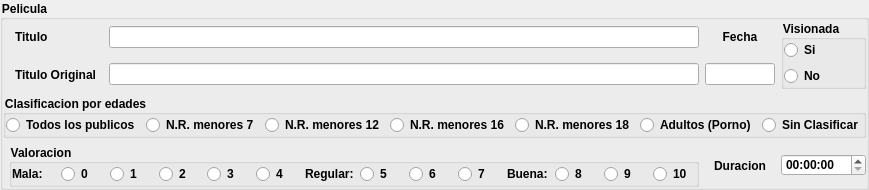
        <widget class="QGroupBox" name="groupBox">
         <property name="styleSheet">
          <string notr="true">font: 7pt &quot;Sans Serif&quot;;
font: bold</string>
         </property>
         <property name="title">
          <string>Pelicula</string>
         </property>
         <layout class="QGridLayout" name="gridLayout">
          <property name="leftMargin">
           <number>0</number>
          </property>
          <property name="topMargin">
           <number>0</number>
          </property>
          <property name="rightMargin">
           <number>0</number>
          </property>
          <property name="bottomMargin">
           <number>0</number>
          </property>
          <item row="5" column="2">
           <widget class="QLabel" name="label">
            <property name="text">
             <string>Titulo</string>
            </property>
           </widget>
          </item>
          <item row="5" column="4">
           <widget class="QLineEdit" name="lineEdit"/>
          </item>
          <item row="6" column="4">
           <widget class="QLineEdit" name="lineEdit_2"/>
          </item>
          <item row="6" column="2">
           <widget class="QLabel" name="label_2">
            <property name="text">
             <string>Titulo Original</string>
            </property>
           </widget>
          </item>
          <item row="5" column="5">
           <widget class="QLabel" name="label_16">
            <property name="text">
             <string>Fecha</string>
            </property>
            <property name="alignment">
             <set>Qt::AlignCenter</set>
            </property>
           </widget>
          </item>
          <item row="6" column="5">
           <widget class="QLineEdit" name="lineEdit_10">
            <property name="maximumSize">
             <size>
              <width>70</width>
              <height>16777215</height>
             </size>
            </property>
           </widget>
          </item>
          <item row="5" column="1" rowspan="2">
           <widget class="QLabel" name="label_17">
            <property name="text">
             <string>&lt;!DOCTYPE HTML PUBLIC &quot;-//W3C//DTD HTML 4.0//EN&quot; &quot;http://www.w3.org/TR/REC-html40/strict.dtd&quot;&gt;
&lt;html&gt;&lt;head&gt;&lt;meta name=&quot;qrichtext&quot; content=&quot;1&quot; /&gt;&lt;style type=&quot;text/css&quot;&gt;
p, li { white-space: pre-wrap; }
&lt;/style&gt;&lt;/head&gt;&lt;body style=&quot; font-family:'Sans Serif'; font-size:7pt; font-weight:600; font-style:normal;&quot;&gt;
&lt;p style=&quot; margin-top:0px; margin-bottom:0px; margin-left:0px; margin-right:0px; -qt-block-indent:0; text-indent:0px;&quot;&gt;&lt;img src=&quot;:/Imagenes/pelis.png&quot; width=&quot;90&quot; height=&quot;65&quot; /&gt;&lt;/p&gt;&lt;/body&gt;&lt;/html&gt;</string>
            </property>
           </widget>
          </item>
          <item row="5" column="6" rowspan="2">
           <widget class="QGroupBox" name="groupBox_9">
            <property name="styleSheet">
             <string notr="true">font: 7pt &quot;Sans Serif&quot;;
font: bold</string>
            </property>
            <property name="title">
             <string>Visionada</string>
            </property>
            <layout class="QGridLayout" name="gridLayout_8">
             <property name="leftMargin">
              <number>0</number>
             </property>
             <property name="topMargin">
              <number>0</number>
             </property>
             <property name="rightMargin">
              <number>0</number>
             </property>
             <property name="bottomMargin">
              <number>0</number>
             </property>
             <item row="0" column="0">
              <widget class="QRadioButton" name="radioButton_17">
               <property name="text">
                <string>Si</string>
               </property>
              </widget>
             </item>
             <item row="1" column="0">
              <widget class="QRadioButton" name="radioButton_18">
               <property name="text">
                <string>No</string>
               </property>
              </widget>
             </item>
            </layout>
           </widget>
          </item>
          <item row="8" column="0" colspan="7">
           <widget class="QGroupBox" name="groupBox_2">
            <property name="styleSheet">
             <string notr="true">font: 7pt &quot;Sans Serif&quot;;
font: bold</string>
            </property>
            <property name="title">
             <string>Clasificacion por edades</string>
            </property>
            <layout class="QGridLayout" name="gridLayout_2">
             <property name="leftMargin">
              <number>0</number>
             </property>
             <property name="topMargin">
              <number>0</number>
             </property>
             <property name="rightMargin">
              <number>0</number>
             </property>
             <property name="bottomMargin">
              <number>0</number>
             </property>
             <item row="0" column="1">
              <widget class="QRadioButton" name="radioButton_2">
               <property name="text">
                <string>N.R. menores 7</string>
               </property>
              </widget>
             </item>
             <item row="0" column="0">
              <widget class="QRadioButton" name="radioButton">
               <property name="text">
                <string>Todos los publicos</string>
               </property>
              </widget>
             </item>
             <item row="0" column="2">
              <widget class="QRadioButton" name="radioButton_3">
               <property name="text">
                <string>N.R. menores 12</string>
               </property>
              </widget>
             </item>
             <item row="0" column="4">
              <widget class="QRadioButton" name="radioButton_5">
               <property name="text">
                <string>N.R. menores 18</string>
               </property>
              </widget>
             </item>
             <item row="0" column="7">
              <widget class="QRadioButton" name="radioButton_25">
               <property name="text">
                <string>Sin Clasificar</string>
               </property>
              </widget>
             </item>
             <item row="0" column="3">
              <widget class="QRadioButton" name="radioButton_4">
               <property name="text">
                <string>N.R. menores 16</string>
               </property>
              </widget>
             </item>
             <item row="0" column="5">
              <widget class="QRadioButton" name="radioButton_21">
               <property name="text">
                <string>Adultos (Porno)</string>
               </property>
              </widget>
             </item>
            </layout>
           </widget>
          </item>
          <item row="9" column="5">
           <widget class="QLabel" name="label_12">
            <property name="text">
             <string>Duracion</string>
            </property>
            <property name="alignment">
             <set>Qt::AlignCenter</set>
            </property>
           </widget>
          </item>
          <item row="9" column="6">
           <widget class="QTimeEdit" name="timeEdit">
            <property name="displayFormat">
             <string>HH:mm:ss</string>
            </property>
           </widget>
          </item>
          <item row="9" column="1" colspan="4">
           <widget class="QGroupBox" name="groupBox_7">
            <property name="styleSheet">
             <string notr="true">font: 7pt &quot;Sans Serif&quot;;
font: bold</string>
            </property>
            <property name="title">
             <string>Valoracion</string>
            </property>
            <layout class="QGridLayout" name="gridLayout_5">
             <property name="leftMargin">
              <number>0</number>
             </property>
             <property name="topMargin">
              <number>0</number>
             </property>
             <property name="rightMargin">
              <number>0</number>
             </property>
             <property name="bottomMargin">
              <number>0</number>
             </property>
             <item row="0" column="6">
              <widget class="QLabel" name="label_8">
               <property name="text">
                <string>Regular:</string>
               </property>
              </widget>
             </item>
             <item row="0" column="12">
              <widget class="QRadioButton" name="radioButton_14">
               <property name="text">
                <string>9</string>
               </property>
              </widget>
             </item>
             <item row="0" column="13">
              <widget class="QRadioButton" name="radioButton_16">
               <property name="text">
                <string>10</string>
               </property>
              </widget>
             </item>
             <item row="0" column="0">
              <widget class="QLabel" name="label_7">
               <property name="text">
                <string>Mala:</string>
               </property>
              </widget>
             </item>
             <item row="0" column="1">
              <widget class="QRadioButton" name="radioButton_6">
               <property name="text">
                <string>0</string>
               </property>
              </widget>
             </item>
             <item row="0" column="2">
              <widget class="QRadioButton" name="radioButton_7">
               <property name="text">
                <string>1</string>
               </property>
              </widget>
             </item>
             <item row="0" column="3">
              <widget class="QRadioButton" name="radioButton_8">
               <property name="text">
                <string>2</string>
               </property>
              </widget>
             </item>
             <item row="0" column="4">
              <widget class="QRadioButton" name="radioButton_9">
               <property name="text">
                <string>3</string>
               </property>
              </widget>
             </item>
             <item row="0" column="5">
              <widget class="QRadioButton" name="radioButton_10">
               <property name="text">
                <string>4</string>
               </property>
              </widget>
             </item>
             <item row="0" column="7">
              <widget class="QRadioButton" name="radioButton_11">
               <property name="text">
                <string>5</string>
               </property>
              </widget>
             </item>
             <item row="0" column="8">
              <widget class="QRadioButton" name="radioButton_12">
               <property name="text">
                <string>6</string>
               </property>
              </widget>
             </item>
             <item row="0" column="9">
              <widget class="QRadioButton" name="radioButton_13">
               <property name="text">
                <string>7</string>
               </property>
              </widget>
             </item>
             <item row="0" column="10">
              <widget class="QLabel" name="label_9">
               <property name="text">
                <string>Buena:</string>
               </property>
              </widget>
             </item>
             <item row="0" column="11">
              <widget class="QRadioButton" name="radioButton_15">
               <property name="text">
                <string>8</string>
               </property>
              </widget>
             </item>
            </layout>
           </widget>
          </item>
         </layout>
        </widget>
